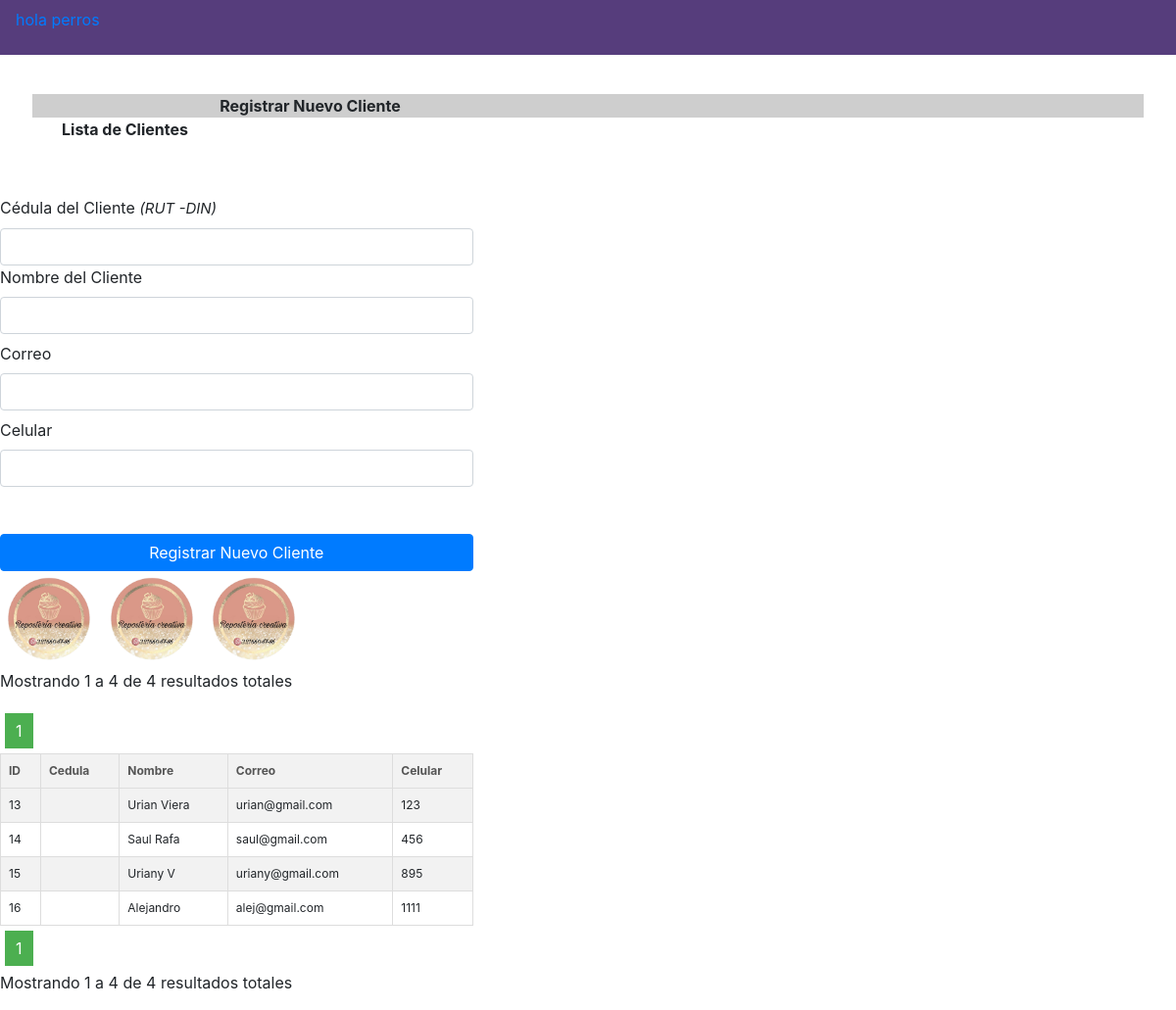
The page / on the database its author committed.
### tables this page shows
CREATE TABLE `clientes` (
  `id` int(11) NOT NULL,
  `nombre` varchar(250) NOT NULL,
  `correo` varchar(250) NOT NULL,
  `celular` varchar(250) NOT NULL
);

### listClientes.php (the view, shortened to what this page needs)
<?php
$registros_por_pagina = 20;
include('config.php');
$sql = "SELECT COUNT(*) AS total FROM clientes";
$resultado = $conn->query($sql);
$fila = $resultado->fetch_assoc();
$total_registros = $fila['total'];
$total_paginas = ceil($total_registros / $registros_por_pagina);
if (isset($_GET['pagina']) && is_numeric($_GET['pagina'])) {
    $pagina_actual = (int) $_GET['pagina'];
} else {
    $pagina_actual = 1;
}
$limite_inferior = ($pagina_actual - 1) * $registros_por_pagina;
if ($pagina_actual == 1) {
  $limite_inferior = 0;}
$sql = "SELECT * FROM clientes LIMIT $limite_inferior, $registros_por_pagina";
$resultado = $conn->query($sql);
$primer_registro = $limite_inferior + 1;
$ultimo_registro = min($limite_inferior + $registros_por_pagina, $total_registros);
echo "<p>Mostrando " . $primer_registro . " a " . $ultimo_registro . " de " . $total_registros . " resultados totales</p>";
echo "<div class='paginacion'>";
for ($i = 1; $i <= $total_paginas; $i++) {
    if ($i == 1 || ($i > ($pagina_actual - 2) && $i < ($pagina_actual + 2)) || $i == $total_paginas) {
    if ($i == $pagina_actual) {
        echo "<span class='paginacion-actual'>$i</span>";
    } elseif ($i <= 3 || $i >= $total_paginas - 2 || ($i >= $pagina_actual - 2 && $i <= $pagina_actual + 2)) {
        echo "<a  class='paginacion-enlace' href='?pagina=$i'>$i</a>";
    } elseif ($i == 4 && $pagina_actual > 6) {
        echo "<span class='paginacion-enlace'>...</span>";
    } elseif ($i == $total_paginas - 3 && $pagina_actual < $total_paginas - 5) {
        echo "<span class='paginacion-enlace'>...</span>";
    }
}
}
echo "<table class='tabla-clientes'>";
echo "<tr>";
echo "<th>ID</th>";
echo "<th>Cedula</th>";
echo "<th>Nombre</th>";
echo "<th>Correo</th>";
echo "<th>Celular</th>";
echo "</tr>";
while ($fila = $resultado->fetch_assoc()) {
    echo "<tr>";
    echo "<td>" . $fila['id'] . "</td>";
    echo "<td>" . $fila['cedula'] . "</td>";
    echo "<td>" . $fila['nombre'] . "</td>";
    echo "<td>" . $fila['correo'] . "</td>";
    echo "<td>" . $fila['celular'] . "</td>";
    echo "</tr>";
}
echo "</table>";
echo "<div class='paginacion'>";
for ($i = 1; $i <= $total_paginas; $i++) {
    if ($i == 1 || ($i > ($pagina_actual - 2) && $i < ($pagina_actual + 2)) || $i == $total_paginas) {
    if ($i == $pagina_actual) {
        echo "<span class='paginacion-actual'>$i</span>";
    } elseif ($i <= 3 || $i >= $total_paginas - 2 || ($i >= $pagina_actual - 2 && $i <= $pagina_actual + 2)) {
        echo "<a  class='paginacion-enlace' href='?pagina=$i'>$i</a>";
    } elseif ($i == 4 && $pagina_actual > 6) {
        echo "<span class='paginacion-enlace'>...</span>";
    } elseif ($i == $total_paginas - 3 && $pagina_actual < $total_paginas - 5) {
        echo "<span class='paginacion-enlace'>...</span>";
    }
}
}
echo "</div>";
$primer_registro = $limite_inferior + 1;
$ultimo_registro = min($limite_inferior + $registros_por_pagina, $total_registros);
echo "<p>Mostrando " . $primer_registro . " a " . $ultimo_registro . " de " . $total_registros . " resultados totales</p>";?>

### index.php (shortened to what this page needs)
<!DOCTYPE html>
<html>
<head>
    <link rel="stylesheet"
        href="https://cdnjs.cloudflare.com/ajax/libs/material-design-iconic-font/2.2.0/css/material-design-iconic-font.min.css">
    <link rel="stylesheet" type="text/css" href="css/bootstrap.css">
    <link rel="stylesheet" type="text/css" href="css/cargando.css">
    <link rel="stylesheet" type="text/css" href="css/maquinawrite.css">
    <link rel="stylesheet" type="text/css" href="css/img.css">
    <link rel="stylesheet" type="text/css" href="css/Spaginacion.css">
</head>
<body>
    <nav class="navbar navbar-expand-lg navbar-light navbar-dark fixed-top"
        style="background-color: #563d7c !important;">
        <ul class="navbar-nav mr-auto collapse navbar-collapse">
            <li class="nav-item active">
                <a href="index.php">
                    <p>hola perros</p>
                </a>
            </li>
        </ul>
    </nav>
    <div class="container mt-5 p-5">
        <div class="row text-center" style="background-color: #cecece">
            <div class="col-md-6">
                <strong>Registrar Nuevo Cliente</strong>
            </div>
        </div>
        <div class="col-md-6">
            <strong>Lista de Clientes </strong>
        </div>
    </div>
    <div class="row clearfix">
        <div class="col-lg-12 col-md-12 col-sm-12 col-xs-12">
            <div class="body">
                <div class="row clearfix">
                    <div class="col-sm-5">
                        <form name="formCliente" id="formCliente" action="" method="POST">
                            <div class="row">
                                <div class="col-md-12 mt-2">
                                    <label for="name" class="form-label">Cédula del Cliente <em>(RUT
                                            -DIN)</em></label>
                                    <input type="number" class="form-control" name="cedula" id="cedula" required='true'
                                        autofocus>
                                </div>
                                <div class="col-md-12">
                                    <label for="name" class="form-label">Nombre del Cliente</label>
                                    <input type="text" class="form-control" name="nombre" id="nombre" required='true'
                                        autofocus>
                                </div>
                                <div class="col-md-12 mt-2">
                                    <label for="email" class="form-label">Correo</label>
                                    <input type="email" class="form-control" name="correo" id="correo" required='true'
                                        autofocus>
                                </div>
                                <div class="col-md-12 mt-2">
                                    <label for="celular" class="form-label">Celular</label>
                                    <input type="number" class="form-control" name="celular" id="celular"
                                        required='true'>
                                </div>
                            </div>
                            <div class="row justify-content-start text-center mt-5">
                                <div class="col-12">
                                    <button class="btn btn-primary btn-block" value="Registrar Nuevo Cliente"
                                        id="btnEnviar">
                                        Registrar Nuevo Cliente
                                    </button>
                                </div>
                            </div>
                        </form>
                        <img class="imagenes" id="img01" src="img\arger.png"
                            style="width:100px; height:100px; cursor:pointer;">
                        <img class="imagenes" id="img02" src="img\arger.png"
                            style="width:100px; height:100px; cursor:pointer;">
                        <img class="imagenes" id="img03" src="img\arger.png"
                            style="width:100px; height:100px; cursor:pointer;">
                        <?php include('listClientes.php')?>
                                </div>
                            </div>
                        </div>
                    </div>
                </div>
            </div>
</body>
</html>

### css/Spaginacion.css (style rules this page uses)
.paginacion-actual { display: inline-block; padding: 5px 10px; margin: 5px; background-color: #4CAF50; border: 1px solid #4CAF50; color: white; text-decoration: none; }
.tabla-clientes { border-collapse: collapse; width: 100%; font-size: 14px; }
.tabla-clientes th, .tabla-clientes td { border: 1px solid #ddd; padding: 8px; text-align: left; }
.tabla-clientes th { background-color: #f2f2f2; color: #555; }
.tabla-clientes tr:nth-child(even) { background-color: #f2f2f2; }

### index.php (style rules this page uses)
table tr th { background: rgba(0, 0, 0, .6); color: #fff; }
tbody tr { font-size: 12px !important; 0 }
em { font-size: 15px; }

### rows shown on the page
clientes: id "13", nombre "Urian Viera", correo "urian@gmail.com", celular "123"
clientes: id "14", nombre "Saul Rafa", correo "saul@gmail.com", celular "456"
clientes: id "15", nombre "Uriany V", correo "uriany@gmail.com", celular "895"
clientes: id "16", nombre "Alejandro", correo "alej@gmail.com", celular "1111"

### other values the page prints
$primer_registro "1"
$ultimo_registro "4"
$total_registros "4"
